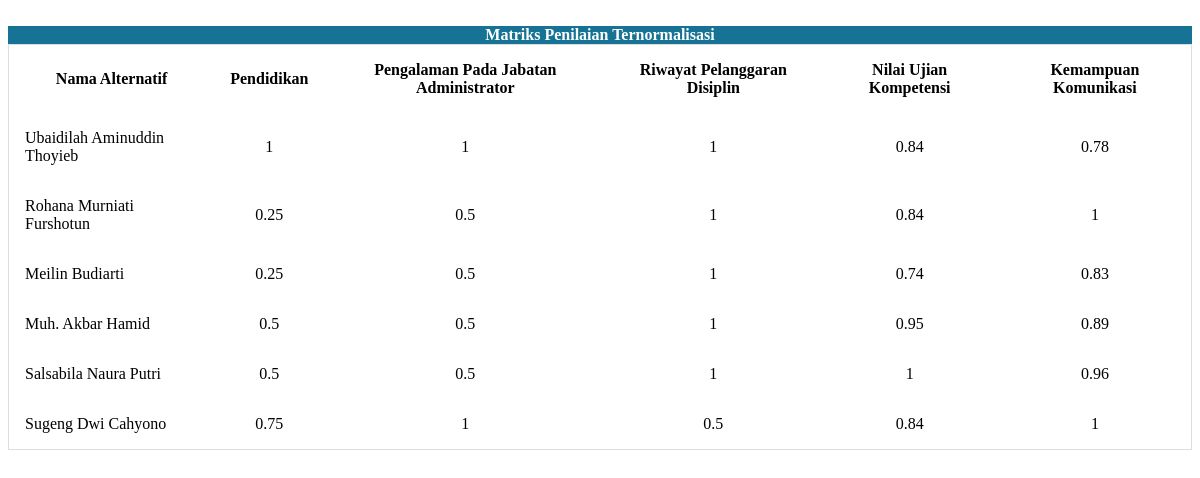
The app's page /mtrx_ternormalisasi.php (signed in), older data.
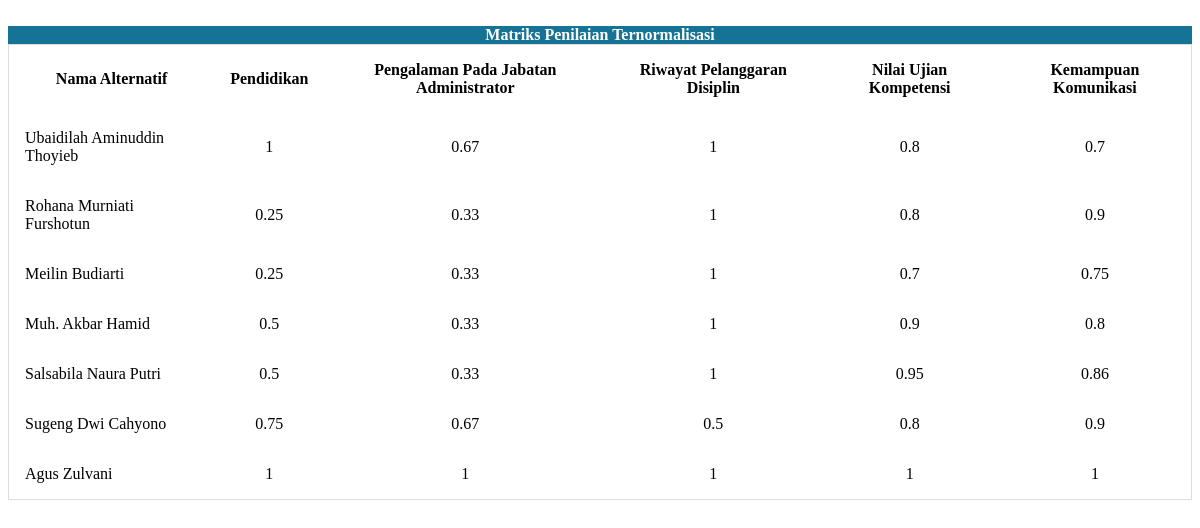
The same page, newer data.
### tables this page shows
CREATE TABLE `Kriteria` (
  `id_kriteria` int(11) NOT NULL,
  `nama_kriteria` varchar(255) NOT NULL,
  `bobot_kriteria` decimal(5,2) DEFAULT NULL,
  `tipe_kriteria` enum('benefit','cost') DEFAULT NULL,
  `punyasub` enum('0','1') NOT NULL DEFAULT '0'
);

CREATE TABLE `SubKriteria` (
  `id_subkriteria` int(11) NOT NULL,
  `id_kriteria` int(11) DEFAULT NULL,
  `nama_subkriteria` varchar(255) NOT NULL,
  `bobot_subkriteria` decimal(5,2) NOT NULL,
  `tipe_subkriteria` enum('benefit','cost') NOT NULL
);

CREATE TABLE `Penilaian` (
  `id_penilaian` int(11) NOT NULL,
  `id_alternatif` int(11) DEFAULT NULL,
  `id_kriteria` int(11) DEFAULT NULL,
  `id_subkriteria` int(11) DEFAULT NULL,
  `nilai` decimal(5,2) DEFAULT NULL
);

### mtrx_ternormalisasi.php (the view, shortened to what this page needs)
<?php
require 'config/koneksi.php';
$queryAlternatif = "SELECT DISTINCT a.id_alternatif, a.nama_alternatif
                    FROM Alternatif a
                    JOIN Penilaian p ON a.id_alternatif = p.id_alternatif
                    WHERE a.status_alternatif = '1'";
$resultAlternatif = $conn->query($queryAlternatif);
$alternatif = [];
while ($row = $resultAlternatif->fetch_assoc()) {
  $alternatif[$row['id_alternatif']] = $row['nama_alternatif'];
}
$queryKriteria = "SELECT * FROM Kriteria";
$resultKriteria = $conn->query($queryKriteria);
$kriteria = [];
while ($row = $resultKriteria->fetch_assoc()) {
  $kriteria[$row['id_kriteria']] = [
    'nama' => $row['nama_kriteria'],
    'bobot' => $row['bobot_kriteria'],
    'tipe' => $row['tipe_kriteria'],
    'punyasub' => $row['punyasub']
  ];
}
$querySubKriteria = "SELECT * FROM SubKriteria";
$resultSubKriteria = $conn->query($querySubKriteria);
$subkriteria = [];
while ($row = $resultSubKriteria->fetch_assoc()) {
  $subkriteria[$row['id_subkriteria']] = [
    'id_kriteria' => $row['id_kriteria'],
    'nama' => $row['nama_subkriteria'],
    'bobot' => $row['bobot_subkriteria'],
    'tipe' => $row['tipe_subkriteria']
  ];
}
$queryPenilaian = "SELECT * FROM Penilaian";
$resultPenilaian = $conn->query($queryPenilaian);
$penilaian = [];
while ($row = $resultPenilaian->fetch_assoc()) {
  $penilaian[] = [
    'id_alternatif' => $row['id_alternatif'],
    'id_kriteria' => $row['id_kriteria'],
    'id_subkriteria' => $row['id_subkriteria'],
    'nilai' => $row['nilai']
  ];
}
$maxMin = [];
foreach ($penilaian as $data) {
  $idKriteria = $data['id_kriteria'];
  $idSubKriteria = $data['id_subkriteria'];
  $key = $idKriteria . '-' . ($idSubKriteria ?? '0');
  if ($idSubKriteria) {
    $tipe = $subkriteria[$idSubKriteria]['tipe'];
    if ($tipe == 'benefit') {
      if (!isset($maxMin[$key]['max']) || $data['nilai'] > $maxMin[$key]['max']) {
        $maxMin[$key]['max'] = $data['nilai'];
      }
    } else {
      if (!isset($maxMin[$key]['min']) || $data['nilai'] < $maxMin[$key]['min']) {
        $maxMin[$key]['min'] = $data['nilai'];
      }
    }
  } else {
    $tipe = $kriteria[$idKriteria]['tipe'];
    if ($tipe == 'benefit') {
      if (!isset($maxMin[$key]['max']) || $data['nilai'] > $maxMin[$key]['max']) {
        $maxMin[$key]['max'] = $data['nilai'];
      }
    } else {
      if (!isset($maxMin[$key]['min']) || $data['nilai'] < $maxMin[$key]['min']) {
        $maxMin[$key]['min'] = $data['nilai'];
      }
    }
  }
}
$normalisasi = [];
foreach ($penilaian as $data) {
  $idKriteria = $data['id_kriteria'];
  $idSubKriteria = $data['id_subkriteria'];
  $nilai = $data['nilai'];
  $key = $idKriteria . '-' . ($idSubKriteria ?? '0');
  if ($idSubKriteria) {
    $tipe = $subkriteria[$idSubKriteria]['tipe'];
    if ($tipe == 'benefit') {
      $nilaiNormalisasi = $nilai / $maxMin[$key]['max'];
    } else {
      $nilaiNormalisasi = $maxMin[$key]['min'] / $nilai;
    }
  } else {
    $tipe = $kriteria[$idKriteria]['tipe'];
    if ($tipe == 'benefit') {
      $nilaiNormalisasi = $nilai / $maxMin[$key]['max'];
    } else {
      $nilaiNormalisasi = $maxMin[$key]['min'] / $nilai;
    }
  }
  $normalisasi[] = [
    'id_alternatif' => $data['id_alternatif'],
    'id_kriteria' => $idKriteria,
    'id_subkriteria' => $idSubKriteria,
    'nilai' => $nilaiNormalisasi
  ];
}
?>
<!DOCTYPE html>
<html lang="en">
<head>
</head>
<body>
  <br>
  <div class="card shadow mb-5">
    <div class="card-header py-3" style="text-align: center; background-color: #167395; color: white; font-weight:bold">Matriks Penilaian Ternormalisasi</div>
    <div class="card-body">
      <div>
        <div>
          <div class="table-responsive">
            <table class="table table-bordered">
              <th style='text-align: center'>Nama Alternatif</th>
              <?php
              foreach ($kriteria as $id_kriteria => $k) {
                if ($k['punyasub'] == '0') {
                  echo "<th style='text-align: center'>{$k['nama']}</th>";
                } elseif ($k['punyasub'] == '1') {
                  foreach ($subkriteria as $id_subkriteria => $sub) {
                    if ($sub['id_kriteria'] == $id_kriteria) {
                      echo "<th style='text-align: center'>{$sub['nama']}</th>";
                    }
                  }
                }
              }
              foreach ($alternatif as $id_alternatif => $nama_alternatif) {
                echo "<tr>
        <td>{$nama_alternatif}</td>";
                foreach ($kriteria as $id_kriteria => $k) {
                  if ($k['punyasub'] == '0') {
                    $nilaiNormalisasi = 0;
                    foreach ($normalisasi as $n) {
                      if ($n['id_alternatif'] == $id_alternatif && $n['id_kriteria'] == $id_kriteria && !$n['id_subkriteria']) {
                        $nilaiNormalisasi = $n['nilai'];
                        break;
                      }
                    }
                    echo "<td style='text-align: center'>" . round($nilaiNormalisasi, 2) . "</td>";
                  }
                  if ($k['punyasub'] == '1') {
                    foreach ($subkriteria as $id_subkriteria => $sub) {
                      if ($sub['id_kriteria'] == $id_kriteria) {
                        $nilaiNormalisasi = 0;
                        foreach ($normalisasi as $n) {
                          if ($n['id_alternatif'] == $id_alternatif && $n['id_kriteria'] == $id_kriteria && $n['id_subkriteria'] == $id_subkriteria) {
                            $nilaiNormalisasi = $n['nilai'];
                            break;
                          }
                        }
                        echo "<td  style='text-align: center'>" . round($nilaiNormalisasi, 2) . "</td>";
                      }
                    }
                  }
                }
                echo "
      </tr>";
              }
              ?>
            </table>
          </div>
        </div>
      </div>
    </div>
  </div>
</body>

### mtrx_ternormalisasi.php (style rules this page uses)
table { border-collapse: collapse; border-spacing: 0; width: 100%; border: 1px solid #ddd; }
th, td { text-align: left; padding: 16px; }
body { font-family: "Verdana"; }

Row changes from the older to the newer data that the page shows:
changed kriteria (number 2 of 4 on the later page): gains subkriteria (nama_subkriteria "Pengalaman Pada Jabatan Administrator", nilaiNormalisasi "0.67", nilaiNormalisasi "0.33", nilaiNormalisasi "1"); gains subkriteria (nama_subkriteria "Riwayat Pelanggaran Disiplin", $nilaiNormalisasi "1", nilaiNormalisasi "1", nilaiNormalisasi "0.5")
computed for subkriteria "Pengalaman Pada Jabatan Administrator": nilaiNormalisasi "1" → "0.67"; nilaiNormalisasi "0.5" → "0.33"
computed for kriteria "Nilai Ujian Kompetensi": nilaiNormalisasi "0.84" → "0.8"; nilaiNormalisasi "0.74" → "0.7"; nilaiNormalisasi "0.95" → "0.9"; nilaiNormalisasi "1" → "0.95"
computed for kriteria "Kemampuan Komunikasi": nilaiNormalisasi "0.78" → "0.7"; nilaiNormalisasi "1" → "0.9"; nilaiNormalisasi "0.83" → "0.75"; nilaiNormalisasi "0.89" → "0.8"; nilaiNormalisasi "0.96" → "0.86"
Text that changed along with them:
new list line: "Agus Zulvani"
